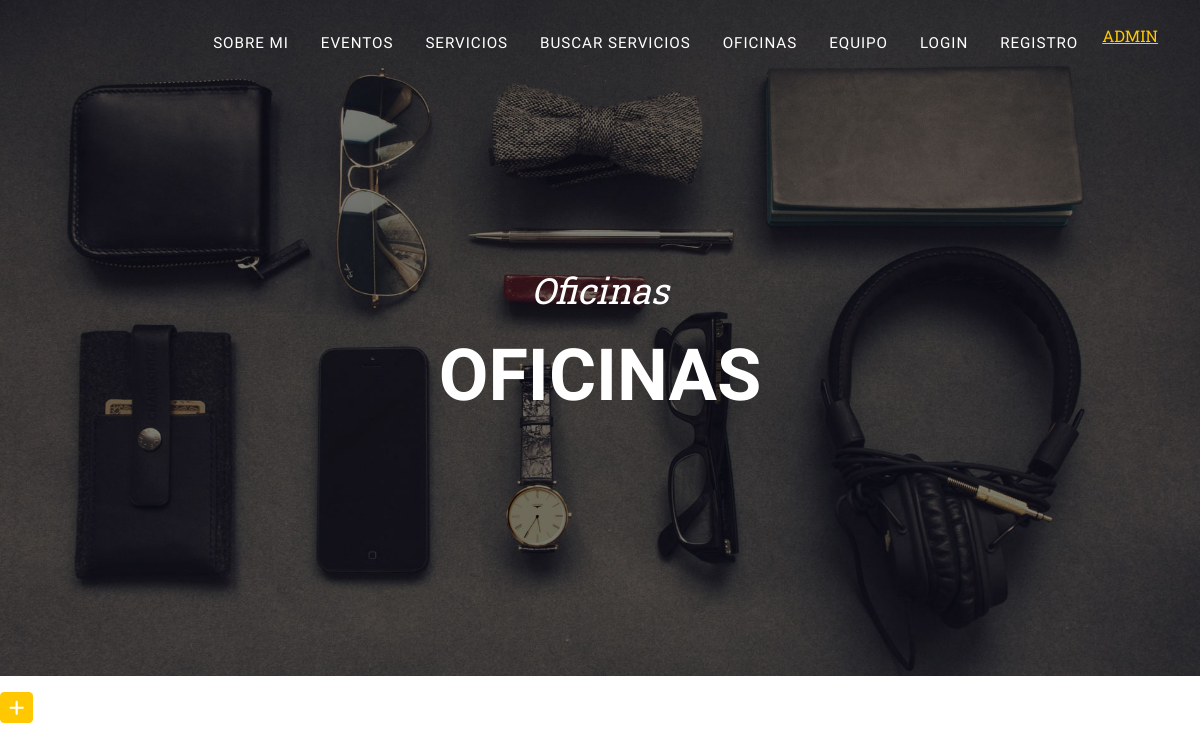
/aplicacion/oficinas/, run on an earlier commit of the app's database.
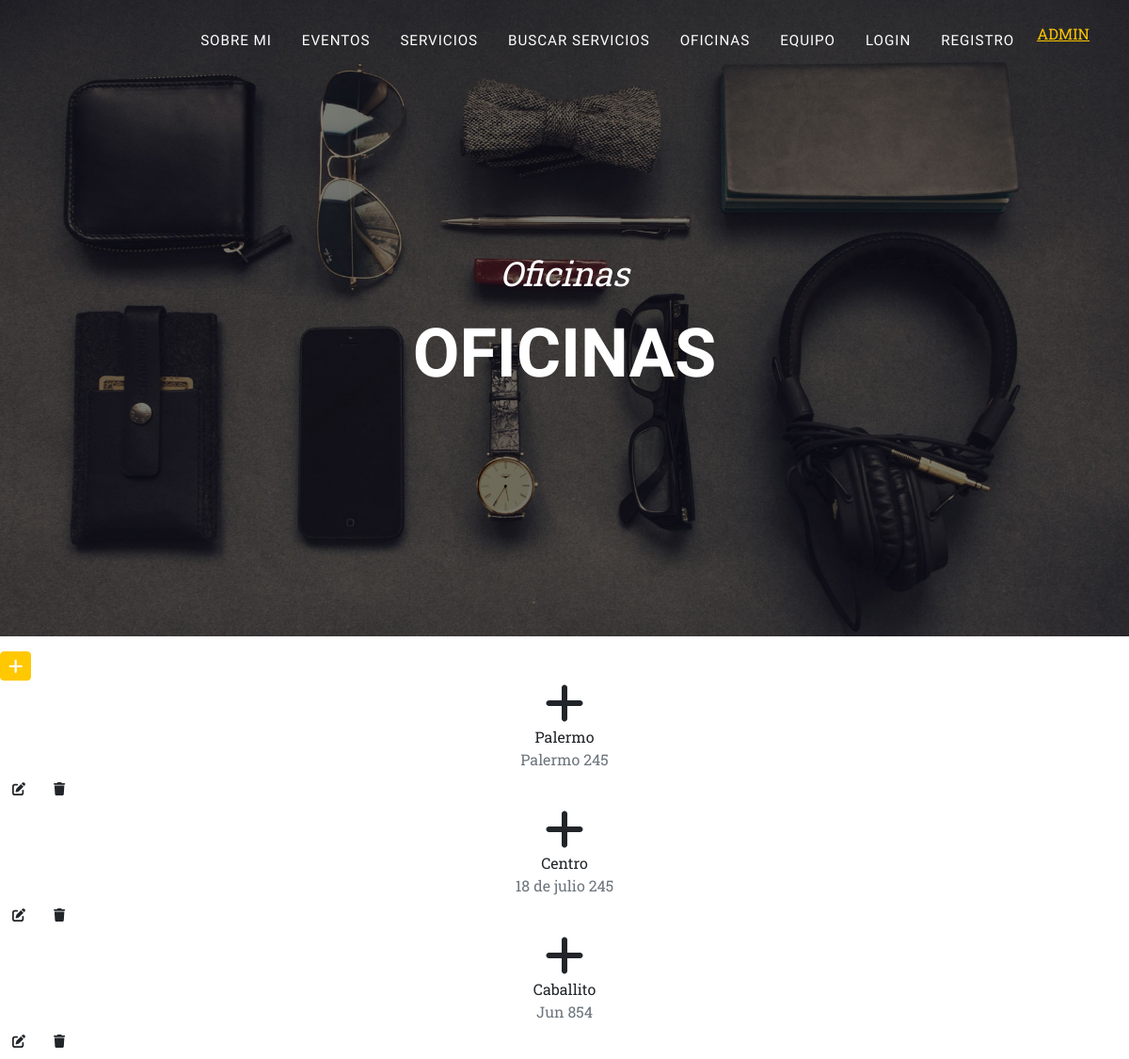
And on a later commit of the database.
### aplicacion/models.py (models this page shows)
class Oficinas(models.Model):
    nombre=models.CharField(max_length=50)
    direccion=models.CharField(max_length=50)

### aplicacion/views.py (the view)
# urls.py: path('oficinas/',oficinas, name= "oficinas"),
def oficinas(request):
    ctx= {"oficinas":Oficinas.objects.all()}
    return render(request,"aplicacion/oficinas.html",ctx)

### aplicacion/templates/aplicacion/oficinas.html
{% extends 'aplicacion/base.html' %}
{% load static %}
{% block title %}
Oficinas
{% endblock title %}
{% block subtitle %}
Oficinas
{% endblock subtitle %}
{% block 1 %}
<a
href="{% url 'createOficinas' %}"
class="btn btn-primary btn-sm"
><i class="fa fa-plus fa-lg" title="New Record"> </i>
</a>
{% for oficina in oficinas %}
<div class="row text-center">
    <div class="col-md-12">
        <div class="portfolio-item">
                <div class="portfolio-hover">
                    <div class="portfolio-hover-content"><i class="fas fa-plus fa-3x"></i></div>
                </div>
            <div class="portfolio-caption">
                <div class="portfolio-caption-heading">{{oficina.nombre}}</div>
                <div class="portfolio-caption-subheading text-muted">{{oficina.direccion}}</div>
            </div>
        </div>
    </div>
</div>
    <a
    href="{% url 'updateOficinas' oficina.id %}"
    class="btn btn primary"
    ><i class="fa fa-edit fa-sm" title="Edit Record"> </i>
    </a>
    <a
    href="{% url 'deleteOficinas' oficina.id %}"
    class="btn btn primary"
    ><i class="fa fa-trash fa-sm" title="Delete Record"> </i>
    </a>
    {% endfor oficina in oficinas %}
    {% endblock 1 %}

### aplicacion/templates/aplicacion/base.html (shortened to what this page needs)
<!DOCTYPE html>
<html lang="en">
    <head>
        {% load static %}
        <link href="{% static 'aplicacion/css/styles.css' %}" rel="stylesheet" />
    </head>
    <body id="page-top">
        <nav class="navbar navbar-expand-lg navbar-dark fixed-top" id="mainNav">
            <div class="container">
                <div class="collapse navbar-collapse" id="navbarResponsive">
                    <ul class="navbar-nav text-uppercase ms-auto py-4 py-lg-0">
                        <li class="nav-item"><a class="nav-link" href="{% url 'acerca_de_mi' %}">Sobre Mi</a></li>
                        {% if user.is_authenticated %}
                            <li class="nav-item"><a class="nav-link" href="{% url 'clientes' %}">Clientes</a></li>
                            <li class="nav-item"><a class="nav-link" href="{% url 'servicios' %}">Servicios</a></li>
                            <li class="nav-item"><a class="nav-link" href="{% url 'oficinas' %}">Oficinas</a></li>
                            <li class="nav-item"><a class="nav-link" href="{% url 'acerca_de_mi' %}">Sobre Mi</a></li>
                            <li class="nav-item"><a class="nav-link" href="{% url 'nosotros' %}">Equipo</a></li>
                            <li class="nav-item"><a class="nav-link" href="{% url 'editarPerfil' %}">Mi Perfil</a></li>
                            <li class="nav-item"><a class="nav-link" href="{% url 'agregarAvatar' %}">Mi Avatar</a></li>
                            <li class="nav-item"><a class="nav-link" href="{% url 'logout' %}">Logout</a></li>
                            <li class="btn-btn-primary"><a class="btn-btn-primary" href="{% url 'admin:index' %}">ADMIN</a></li>
                            <p style="color:yellow"> Bienvenido {{user.username}}</user></p>
                            <div class="text-center">
                                <img src="{{ request.session.avatar }}" height="40px" weight="40px"/>
                            </div>
                        {% else %}
                            <li class="nav-item"><a class="nav-link" href="{% url 'eventos' %}">Eventos</a></li>
                            <li class="nav-item"><a class="nav-link" href="{% url 'servicios' %}">Servicios</a></li>
                            <li class="nav-item"><a class="nav-link" href="{% url 'buscarServicio' %}">Buscar Servicios</a></li>
                            <li class="nav-item"><a class="nav-link" href="{% url 'oficinas' %}">Oficinas</a></li>
                            <li class="nav-item"><a class="nav-link" href="{% url 'nosotros' %}">Equipo</a></li>
                            <li class="nav-item"><a class="nav-link" href="{% url 'login' %}">Login</a></li>
                            <li class="nav-item"><a class="nav-link" href="{% url 'register' %}">Registro</a></li>
                        <li class="btn-btn-primary"><a class="btn-btn-primary" href="{% url 'admin:index' %}">ADMIN</a></li>
                        {% endif %}
                    </ul>
                </div>
            </div>
        </nav>
        <header class="masthead">
            <div class="container">
                <div class="masthead-subheading">{% block title %} Bienvenido a Orebit! {% endblock title %}</div>
                <div class="masthead-heading text-uppercase">{% block subtitle %} Un placer conocerte {% endblock subtitle %}</div>
            </div>
        </header>
    {% block 1 %}
    {% endblock 1 %}
    </body>
</html>

What changed in the data, as far as the page shows it:
added Oficinas: nombre "Palermo", direccion "Palermo 245"
added Oficinas: nombre "Centro", direccion "18 de julio 245"
added Oficinas: nombre "Caballito", direccion "Jun 854"
